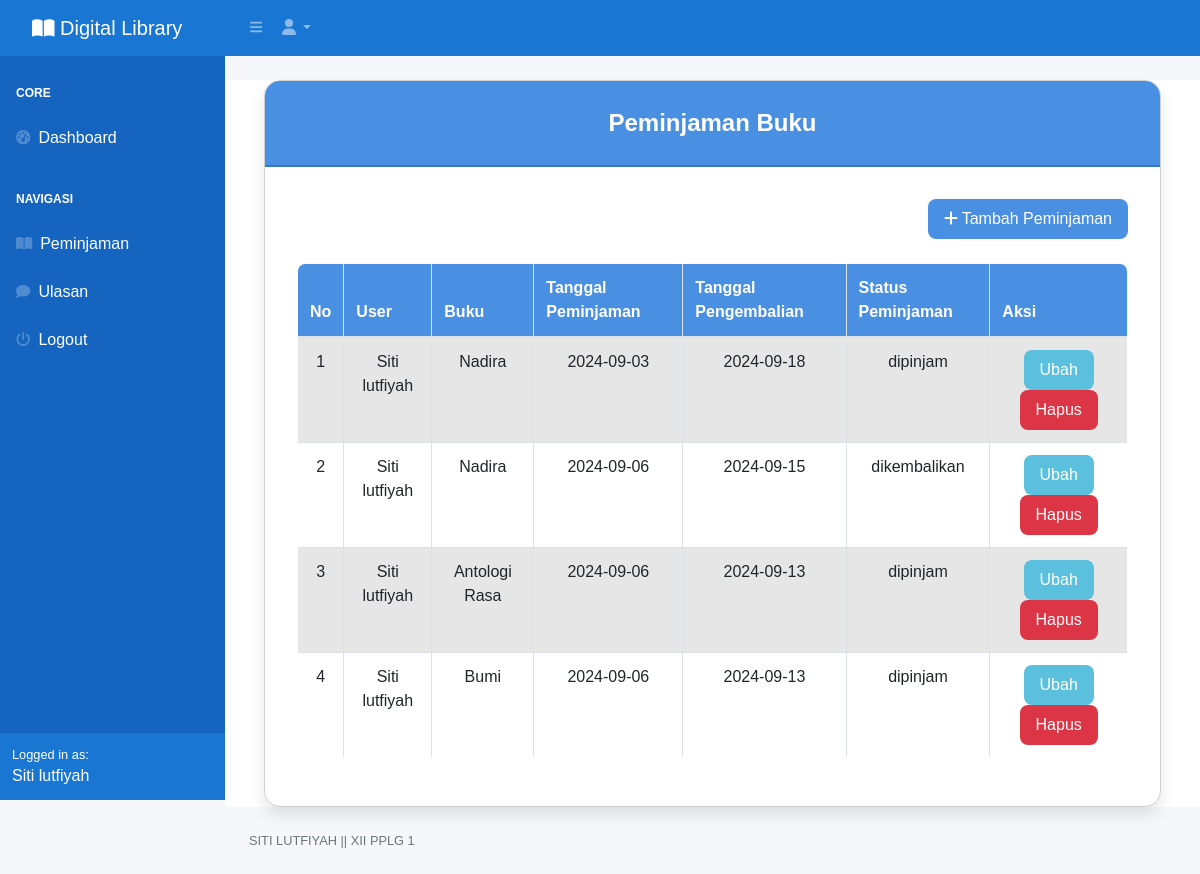
/index.php?page=peminjaman (signed in), run on the app's committed database.
### tables this page shows
CREATE TABLE `peminjaman` (
  `id_peminjaman` int(11) NOT NULL,
  `id_user` int(11) DEFAULT NULL,
  `id_buku` int(11) DEFAULT NULL,
  `tanggal_peminjaman` varchar(255) DEFAULT NULL,
  `tanggal_pengembalian` varchar(255) DEFAULT NULL,
  `status_peminjaman` enum('dipinjam','dikembalikan') DEFAULT NULL
);

CREATE TABLE `user` (
  `id_user` int(11) NOT NULL,
  `nama` varchar(255) DEFAULT NULL,
  `username` varchar(255) DEFAULT NULL,
  `password` varchar(255) DEFAULT NULL,
  `email` varchar(255) DEFAULT NULL,
  `alamat` text DEFAULT NULL,
  `no_telepon` varchar(255) DEFAULT NULL,
  `level` enum('admin','petugas','peminjam') DEFAULT NULL
);

CREATE TABLE `buku` (
  `id_buku` int(11) NOT NULL,
  `id_kategori` int(11) DEFAULT NULL,
  `judul` varchar(255) DEFAULT NULL,
  `penulis` varchar(255) DEFAULT NULL,
  `penerbit` varchar(255) DEFAULT NULL,
  `tahun_terbit` varchar(255) DEFAULT NULL,
  `deskripsi` text DEFAULT NULL
);

### peminjaman.php (the view, shortened to what this page needs)
<!DOCTYPE html>
<html lang="en">
<head>
    <link rel="stylesheet" href="https://stackpath.bootstrapcdn.com/bootstrap/4.5.2/css/bootstrap.min.css">
    <link rel="stylesheet" href="https://cdnjs.cloudflare.com/ajax/libs/font-awesome/5.15.4/css/all.min.css">
</head>
<body>
    <div class="container mt-4">
        <div class="card">
            <div class="card-header">
                Peminjaman Buku
            </div>
            <div class="card-body">
                <div class="row mb-4">
                    <div class="col-md-12 text-right">
                        <a href="?page=peminjaman_tambah" class="btn btn-primary"><i class="fa fa-plus"></i> Tambah Peminjaman</a>
                    </div>
                </div>
                <table class="table table-striped table-bordered" id="dataTable">
                    <thead>
                        <tr>
                            <th>No</th>
                            <th>User</th>
                            <th>Buku</th>
                            <th>Tanggal Peminjaman</th>
                            <th>Tanggal Pengembalian</th>
                            <th>Status Peminjaman</th>
                            <th>Aksi</th>
                        </tr>
                    </thead>
                    <tbody>
                        <?php
                        $i = 1;
                        $query = mysqli_query($koneksi, "SELECT * FROM peminjaman
                                                        LEFT JOIN user ON user.id_user = peminjaman.id_user
                                                        LEFT JOIN buku ON buku.id_buku = peminjaman.id_buku
                                                        WHERE peminjaman.id_user = " . $_SESSION['user']['id_user']);
                        while ($data = mysqli_fetch_array($query)) {
                        ?>
                            <tr>
                                <td><?php echo $i++; ?></td>
                                <td><?php echo htmlspecialchars($data['nama']); ?></td>
                                <td><?php echo htmlspecialchars($data['judul']); ?></td>
                                <td><?php echo htmlspecialchars($data['tanggal_peminjaman']); ?></td>
                                <td><?php echo htmlspecialchars($data['tanggal_pengembalian']); ?></td>
                                <td><?php echo htmlspecialchars($data['status_peminjaman']); ?></td>
                                <td>
                                    <a href="?page=peminjaman_ubah&&id=<?php echo $data['id_peminjaman']; ?>" class="btn btn-info">Ubah</a>
                                    <a onclick="return confirm('Apakah Anda yakin ingin menghapus data peminjaman ini?');" href="?page=peminjaman_hapus&&id=<?php echo $data['id_peminjaman']; ?>" class="btn btn-danger">Hapus</a>
                                </td>
                            </tr>
                        <?php
                        }
                        ?>
                    </tbody>
                </table>
            </div>
        </div>
    </div>
</body>
</html>

### peminjaman.php (style rules this page uses)
body { background-color: #f5f7fa; font-family: 'Arial', sans-serif; }
.card { border-radius: 1rem; border: 1px solid #d0d0d0; box-shadow: 0 8px 16px rgba(0, 0, 0, 0.1); overflow: hidden; }
.card-header { background-color: #4a90e2; color: white; padding: 1.5rem; text-align: center; font-size: 1.5rem; font-weight: bold; border-bottom: 2px solid #357abd; }
.card-body { padding: 2rem; }
.btn-primary { border-radius: 0.5rem; font-size: 1rem; padding: 0.5rem 1rem; transition: all 0.3s ease; background-color: #4a90e2; border: none; }
.btn-info { border-radius: 0.5rem; font-size: 1rem; padding: 0.5rem 1rem; transition: all 0.3s ease; background-color: #5bc0de; border: none; }
.btn-danger { border-radius: 0.5rem; font-size: 1rem; padding: 0.5rem 1rem; transition: all 0.3s ease; background-color: #dc3545; border: none; }
table { margin-top: 1rem; background-color: white; border-radius: 0.5rem; overflow: hidden; }
table thead { background-color: #4a90e2; color: white; }
table thead th { padding: 1rem; }
table tbody tr { transition: background-color 0.3s ease; }
table tbody td { text-align: center; vertical-align: middle; padding: 1rem; }

### data on the page
peminjaman: id_user.nama "Siti lutfiyah", id_buku.judul "Nadira", tanggal_peminjaman "2024-09-03", tanggal_pengembalian "2024-09-18", status_peminjaman "dipinjam"
peminjaman: id_user.nama "Siti lutfiyah", id_buku.judul "Nadira", tanggal_peminjaman "2024-09-06", tanggal_pengembalian "2024-09-15", status_peminjaman "dikembalikan"
peminjaman: id_user.nama "Siti lutfiyah", id_buku.judul "Antologi Rasa", tanggal_peminjaman "2024-09-06", tanggal_pengembalian "2024-09-13", status_peminjaman "dipinjam"
peminjaman: id_user.nama "Siti lutfiyah", id_buku.judul "Bumi", tanggal_peminjaman "2024-09-06", tanggal_pengembalian "2024-09-13", status_peminjaman "dipinjam"

### other printed values
$_SESSION['user']['nama'] "Siti lutfiyah"
